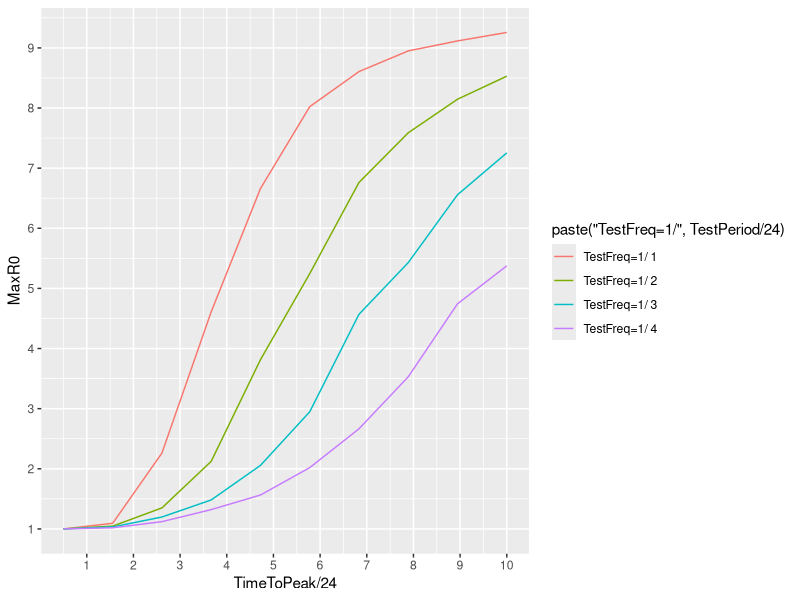

This figure's R source:
require(data.table)
require(pracma)
require(plyr)
require(ggplot2)





# computes probability of infection for a typical contact given viral load
probTransmit = function(viralLoad, params = NULL){

  return((viralLoad > 1)*(1 - exp(-0.2*(viralLoad^0.51)/(viralLoad^0.51 + (8.9e6)^0.51))))
 }





# computes probability of a positive PCR result given viral load
probPositive = function(viralLoad, params = NULL){
  if(viralLoad > 1e3){return(1)}
  else{return(0)}
}

# compute viral load at a given time relative to infection
# todo: decide if 10^0 is right intercept
computeViralLoad = function(time, viralParams){
  # if(time < 0){
  #   logLoad = 0
  # }else if(time <= viralParams$timeToPeak){
  #   logLoad = viralParams$logPeakLoad*(time/viralParams$timeToPeak)
  # }else if(time <= viralParams$timeToPeak + viralParams$timeFromPeakTo0){
  #   logLoad = viralParams$logPeakLoad*(1 - ((time-viralParams$timeToPeak)/viralParams$timeFromPeakTo0))
  # }else{
  #   logLoad = 0
  # }
  
  logVals = (time >= 0)*(time <= viralParams$timeToPeak)*viralParams$logPeakLoad*(time/viralParams$timeToPeak) +
    (time > viralParams$timeToPeak)*(time <= viralParams$timeToPeak + viralParams$timeFromPeakTo0)*viralParams$logPeakLoad*(1 - ((time-viralParams$timeToPeak)/viralParams$timeFromPeakTo0))
  return(10^logVals)
}


# computes expected transmissions over specified hour range relative to day of infection
sumTransmissions = function(startTime, endTime, params){
  val = integrate( lower = startTime, upper = endTime, f = function(tVals){
    viralLoads = computeViralLoad(tVals, params)
    return(params$contactsPerHour*probTransmit(viralLoads, params))
  })
  return(val$value)
}


#params = list(timeToPeak = 6*24, timeFromPeakTo0 = 8*24, logPeakLoad = 9, contactsPerHour = 13/24)

#sumTransmissions(0,24*12, params)


# computes the fraction of transmissions that occur after receiving a positive test result
fracAfterPositive = function(params){
  # average over test timing offsets
  
  testPeriod = params$testPeriod
  testDelay = params$testDelay
  stopTime = params$timeToPeak + params$timeFromPeakTo0
  
  if(testPeriod <= 0) return(NA)
  
  # todo: fix so doesn't use same point twice (0 and testPeriod)
  transmissionsAfter = mean(sapply(seq(0, testPeriod, length.out = 30), function(offset){
    remainingProb = 1.0
    expectedTransmissions = 0.0
    testTime = offset
    
    # testTimes = seq(offset, offset + stopTime, by = testPeriod)
    # probPos = sapply(testTimes, function(time){
    #   probPositive(computeViralLoad(time, params), params)
    # })
    # 
    # remainingProb = cumprod(1-probPos)
    # 
    # probEvent = shift(remainingProb, fill = 1)*probPos
    # 
    # expectedTransmissions = sapply(testTimes, function(time){
    #   sumTransmissions(time + testDelay, stopTime, params)
    # })
    # 
    # return(sum(probEvent*expectedTransmissions))
    # 
    # 

    while(testTime <= stopTime ){
      probPos = probPositive(computeViralLoad(testTime, params), params)

      expectedTransmissions = expectedTransmissions + remainingProb*probPos*sumTransmissions(testTime + testDelay, stopTime, params)

      remainingProb = remainingProb*(1-probPos)

      testTime = testTime + testPeriod
    }
    return(expectedTransmissions)
  })
  
  )
  
  return(transmissionsAfter/sumTransmissions(0, stopTime, params))
}

params = list(timeToPeak = 2*24, timeFromPeakTo0 = 6*24, logPeakLoad = 11, contactsPerHour = 13/24, testPeriod = 1*24, testDelay = 12)
sumTransmissions(0,24*30, params)
fracAfterPositive(params)



# choose values for fracIso, fracTest, containment strategies
# iterate over timeToPeak 
# set timeFromPeakTo0 = 2*timeToPeak
# for each strategy:
  # use bisection to find logPeakLoad such that Re = 1
  # compute expected transmissions up to peak (1 day after peak?)
# plot (expected Transmissions before peak such that Re=1) vs timeToPeak for each strategy


evaluateStrategy = function(params){
  
  riseTimes = seq(12, 10*24, length.out = 10)
  dt = rbindlist(llply(riseTimes, function(timeToPeak){
    
    cutoffLoad = bisect(a = 0, b = 20, maxiter = 15, fun = function(logPeakLoad){
      testParams = copy(params)
      testParams$logPeakLoad = logPeakLoad
      testParams$timeToPeak = timeToPeak
      testParams$timeFromPeakTo0 = timeToPeak
      
      R0 = sumTransmissions(0,testParams$timeToPeak + 4*24, testParams)
      if(R0 <= 0) return(1)
      
      fracAfter = fracAfterPositive(testParams)
      
      Re = R0*(1-fracAfter*params$fracIso*params$fracTest)
      return(1 - Re)
    })
    
    testParams = copy(params)
    testParams$logPeakLoad = cutoffLoad$root
    testParams$timeToPeak = timeToPeak
    testParams$timeFromPeakTo0 = timeToPeak
    
    R0 = sumTransmissions(0,testParams$timeToPeak + 4*24, testParams)
    return(data.table(MaxR0 = R0, Slope = testParams$logPeakLoad/timeToPeak, TimeToPeak = timeToPeak))
  }))
  dt[ , TestDelay := params$testDelay]
  dt[, TestPeriod := params$testPeriod]
  dt[, FracIso := params$fracIso]
  dt[,FracTest := params$fracTest]

  return(dt)
}

inputParams = list(contactsPerHour = 13/24, testPeriods = 24*c(1,2,3,4), testDelay =  24, fracIso = 0.95, fracTest = 0.95)




dt = rbindlist(llply(inputParams$testPeriods, function(testPeriod){
  params = copy(inputParams)
  params$testPeriod = testPeriod
  evaluateStrategy(params)
}))



ggplot(dt, aes(x = TimeToPeak/24, y = MaxR0, colour = paste("TestFreq=1/", TestPeriod/24))) + geom_line() + scale_y_continuous(breaks = 0:10) + scale_x_continuous(breaks = 0:10)

#p = ggplot()
#for(strat in input$strategies){
#  dt =
#}




